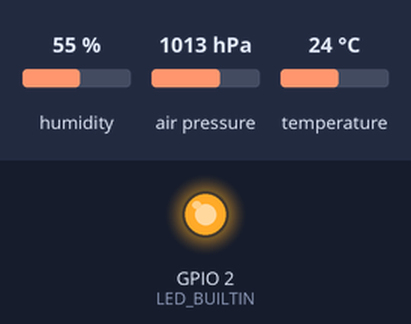
Bench run of a sketch on a simulated ESP8266 (NodeMCU). Shown: output pins drawn as LEDs (lit = HIGH, except the on-board LED, lit = LOW). The test bench sets the inputs (shaded band); at power-on: humidity 55 %, air pressure 1013 hPa, temperature 24 °C. WiFi joins after 1.5 s; servers stay silent unless stated; uploads are accepted with an empty reply; what the sketch prints to the serial monitor is not drawn. At 3.7 s the program puts the board to deep sleep or switches it off; the recording ends there.

Above: at 0.1 s.
At 2.8 s:
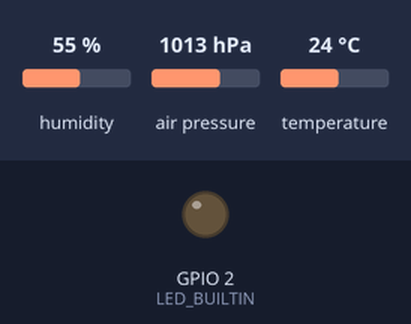
Timing chart, 0 to 3.7 s (numbered marks = the images above):
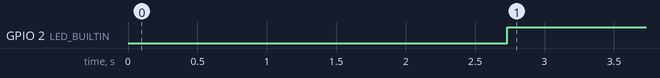

Measured:
- by itself, GPIO 2 (LED_BUILTIN): LOW → HIGH at 2.7 s

The sketch:

NodeMCUv3_BME280_deepsleep_Wifi_Manager.ino
```cpp
#ifdef ESP32
  #include <WiFi.h>
  #include <HTTPClient.h>
#else
  #include <ESP8266WiFi.h>
  #include <ESP8266HTTPClient.h>
  #include <WiFiClient.h>
#endif

#include <Wire.h>
#include <Adafruit_Sensor.h>
#include <Adafruit_BME280.h>
#include <WiFiManager.h>

//const char* ssid = "WIFI-SSID";
//const char* password = "WIFI-PASSWORD";

const char* serverName = "http://tonofarm.herokuapp.com/esp-post-data.php";

String apiKeyValue = "API-KEY";
//String sensorName = "BME280";
String sensorLocation = "12.7581423,102.1468503";

#define SEALEVELPRESSURE_HPA (1013.25)
Adafruit_BME280 bme;  // I2C
//Adafruit_BME280 bme(BME_CS);  // hardware SPI
//Adafruit_BME280 bme(BME_CS, BME_MOSI, BME_MISO, BME_SCK);  // software SPI

#define uS_TO_S_FACTOR 1000000     /* Conversion factor for micro seconds to seconds */
#define TIME_TO_SLEEP  59        /* Time ESP32 will go to sleep (in seconds) 3600 seconds = 1 hour */

// Chip ID
unsigned long chipId = ESP.getChipId();

float Temp;
float Humidity;
float Pressure;

// VBatt
ADC_MODE(ADC_VCC);
float vbatt;

// RSSI
long rssi;

void connect() {
   // We start by connecting to a WiFi network
//  Serial.println();
//  Serial.println();
//  Serial.print("Connecting to ");
//  Serial.println(ssid);
//  WiFi.begin(ssid, password);
//  while (WiFi.status() != WL_CONNECTED) {
//    delay(500);
//    Serial.print(".");
//  }
//  Serial.println("");
//  Serial.println("WiFi connected");
//  Serial.println("IP address: ");
//  Serial.println(WiFi.localIP());

  // (you can also pass in a Wire library object like &Wire2)
  bool status = bme.begin(0x76);
  if (!status) {
    Serial.println("Could not find a valid BME280 sensor, check wiring or change I2C address!");
    //while (1);
    // Restart ESP
    ESP.restart();
  }

  // BME280 Sensor
  Temp = bme.readTemperature();
  Humidity = bme.readHumidity();
  Pressure = bme.readPressure() / 100.0F;

  Serial.print("Temperature: ");
  Serial.print(Temp);
  Serial.print(" *C\t");
  Serial.print("Humidity: ");
  Serial.print(Humidity);
  Serial.print(" %\t");
  Serial.print("Pressure: ");
  Serial.print(Pressure);
  Serial.println(" hPa");

  // VCC
  vbatt = ESP.getVcc() / 1000.0F;
  Serial.print("VCC: ");
  Serial.println(vbatt);

  // Wi-Fi Signal
  rssi = WiFi.RSSI();
  Serial.print("WiFi Signal: ");
  Serial.println(rssi);


  // Use WiFiClient class to create TCP connections

  if(WiFi.status()== WL_CONNECTED){
      HTTPClient http;

      // Your Domain name with URL path or IP address with path
      http.begin(serverName);

      // Specify content-type header
      http.addHeader("Content-Type", "application/x-www-form-urlencoded");

      // Prepare your HTTP POST request data
//      String httpRequestData = "api_key=" + apiKeyValue + "&sensor=" + chipId
//                            + "&location=" + sensorLocation + "&value1=" + String(bme.readTemperature())
//                            + "&value2=" + String(bme.readHumidity()) + "&value3=" + String(bme.readPressure()/100.0F) + "&value4=" + rssi +  "&value5=" + vbatt + "";
      String httpRequestData = "api_key=" + apiKeyValue + "&sensor=" + chipId
                            + "&location=" + sensorLocation + "&value1=" + Temp
                            + "&value2=" + Humidity + "&value3=" + Pressure + "&value4=" + rssi +  "&value5=" + vbatt + "";

      Serial.print("httpRequestData: ");
      Serial.println(httpRequestData);

      // You can comment the httpRequestData variable above
      // then, use the httpRequestData variable below (for testing purposes without the BME280 sensor)
      //String httpRequestData = "api_key=tPmAT5Ab3j7F9&sensor=BME280&location=Office&value1=24.75&value2=49.54&value3=1005.14";

      // Send HTTP POST request
      int httpResponseCode = http.POST(httpRequestData);

      // Show Connect Status
      digitalWrite(LED_BUILTIN, LOW);   // turn the LED on (HIGH is the voltage level)
      delay(1000);

      // If you need an HTTP request with a content type: text/plain
      //http.addHeader("Content-Type", "text/plain");
      //int httpResponseCode = http.POST("Hello, World!");

      // If you need an HTTP request with a content type: application/json, use the following:
      //http.addHeader("Content-Type", "application/json");
      //int httpResponseCode = http.POST("{\"value1\":\"19\",\"value2\":\"67\",\"value3\":\"78\"}");

      if (httpResponseCode>0) {
        Serial.print("HTTP Response code: ");
        Serial.println(httpResponseCode);
      }
      else {
        Serial.print("Error code: ");
        Serial.println(httpResponseCode);
      }
      // Free resources
      http.end();
      digitalWrite(LED_BUILTIN, HIGH);
      delay(1000);
   }
   else {
    Serial.println("WiFi Disconnected");
   }
}
void setup() {
  // WiFiManager
  // Local intialization. Once its business is done, there is no need to keep it around
  WiFiManager wifiManager;

  // Uncomment and run it once, if you want to erase all the stored information
  //wifiManager.resetSettings();

  // set custom ip for portal
  //wifiManager.setAPConfig(IPAddress(10,0,1,1), IPAddress(10,0,1,1), IPAddress(255,255,255,0));

  // fetches ssid and pass from eeprom and tries to connect
  // if it does not connect it starts an access point with the specified name
  // here  "AutoConnectAP"
  // and goes into a blocking loop awaiting configuration
  wifiManager.autoConnect("AutoConnectAP");
  // or use this for auto generated name ESP + ChipID
  //wifiManager.autoConnect();

  // if you get here you have connected to the WiFi
  Serial.println("Connected.");

  Serial.begin(115200);
  pinMode(LED_BUILTIN, OUTPUT);
  Serial.setTimeout(2000);
  // Wait for serial to initialize.
  while (!Serial) { }

  Serial.println("Device Started");
  Serial.println("-------------------------------------");
  Serial.println("Running Deep Sleep Firmware!");
  Serial.println("-------------------------------------");

  connect();

  Serial.print("Sleeping ");
  Serial.print(TIME_TO_SLEEP);
  Serial.println(" seconds ..");
  // Deep Sleep
  ESP.deepSleep(TIME_TO_SLEEP * uS_TO_S_FACTOR); // 60e6 is 60 microsecondsESP.
}

void loop() {
}
```
